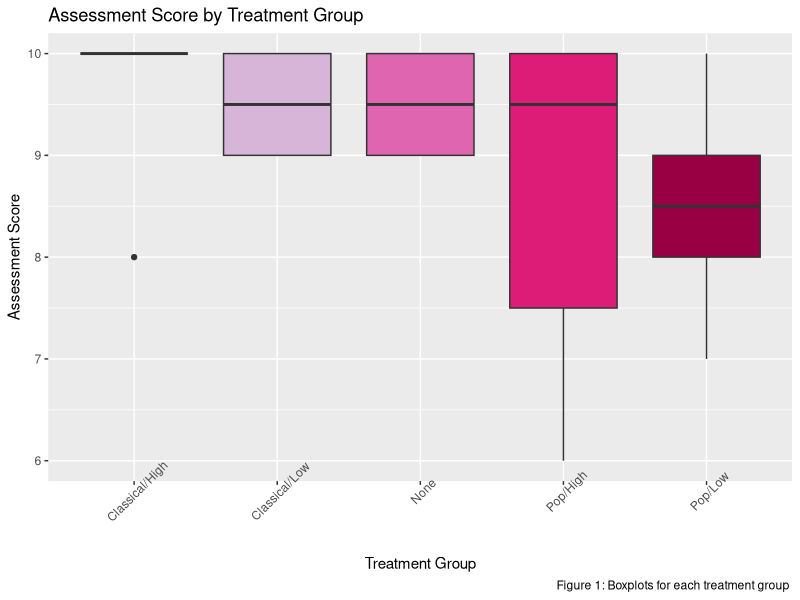
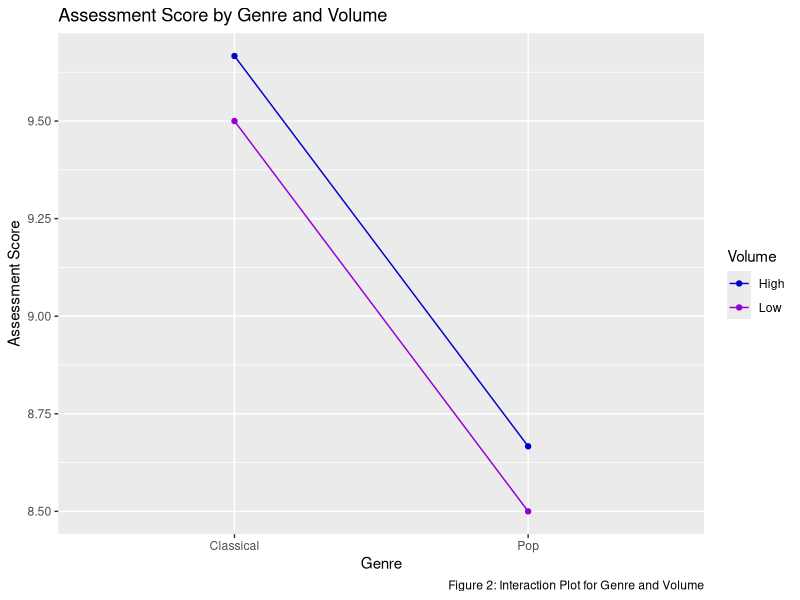
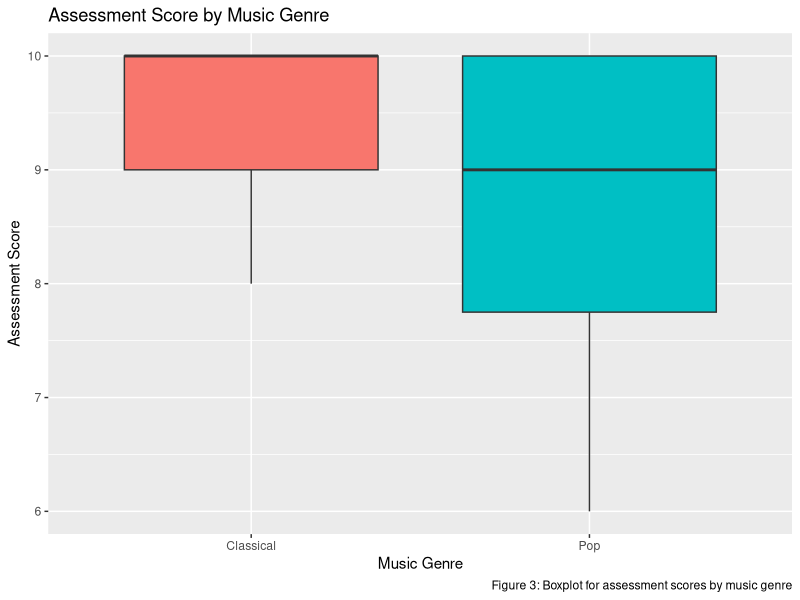

Here is the R script that generated these plots, in order:
## ---- chunk 1
library(tidyverse)
Music <- read_csv("Music.csv")
fac <- read_csv("Factorial.csv")
Music$Group2 <- Music$Group
for(i in 1:length(Music$Group2)){
  if(Music$Group2[i] == "PL"){
    Music$Group2[i] = "Pop/Low"
  }else if(Music$Group2[i] == "PH"){
    Music$Group2[i] = "Pop/High"
  }else if(Music$Group2[i] == "CL"){
    Music$Group2[i] = "Classical/Low"
  }else if(Music$Group2[i] == "CH"){
    Music$Group2[i] = "Classical/High"
  }else{
    Music$Group2[i] = "None"
  }
}
## ---- chunk 2
ggplot(data = Music, aes(x = Group2, y = Score, fill = Group)) + 
  geom_boxplot() + 
  scale_fill_brewer(palette="PuRd")+
  labs(x = "Treatment Group", y = "Assessment Score", title = "Assessment Score by Treatment Group", caption = "Figure 1: Boxplots for each treatment group ")+
  theme(legend.position = "none")+
  theme(axis.text.x=element_text(angle = 45))

## ---- chunk 3

ggplot(data = fac, aes(x = Genre, group = Volume, y = Score, color = Volume)) +
  stat_summary(fun = mean, geom = "point") +
  stat_summary(fun = mean, geom = "line") + 
  labs(x = "Genre", y = "Assessment Score", color = "Volume", title = "Assessment Score by Genre and Volume", caption = "Figure 2: Interaction Plot for Genre and Volume") +
  scale_color_manual(values = c("blue3", "darkviolet"),
                     breaks = c("High", "Low"),
                     labels = c("High", "Low"))

## ---- chunk 4
ggplot(data = fac, aes(x = Genre, y = Score, fill = Genre)) + 
  geom_boxplot() + 
  labs(x = "Music Genre", y = "Assessment Score", title = "Assessment Score by Music Genre", caption = "Figure 3: Boxplot for assessment scores by music genre")+
  theme(legend.position = "none")
  
